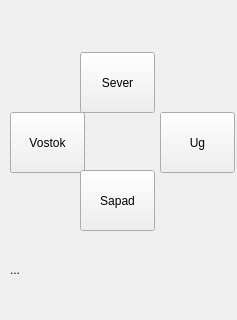
<?xml version="1.0" encoding="UTF-8"?>
<ui version="4.0">
 <class>Form</class>
 <widget class="QWidget" name="Form">
  <property name="geometry">
   <rect>
    <x>0</x>
    <y>0</y>
    <width>237</width>
    <height>320</height>
   </rect>
  </property>
  <property name="windowTitle">
   <string>Ardin</string>
  </property>
  <widget class="QPushButton" name="pushButton">
   <property name="geometry">
    <rect>
     <x>160</x>
     <y>112</y>
     <width>75</width>
     <height>61</height>
    </rect>
   </property>
   <property name="text">
    <string>Ug</string>
   </property>
  </widget>
  <widget class="QPushButton" name="pushButton_2">
   <property name="geometry">
    <rect>
     <x>10</x>
     <y>112</y>
     <width>75</width>
     <height>61</height>
    </rect>
   </property>
   <property name="text">
    <string>Vostok</string>
   </property>
  </widget>
  <widget class="QPushButton" name="pushButton_3">
   <property name="geometry">
    <rect>
     <x>80</x>
     <y>170</y>
     <width>75</width>
     <height>61</height>
    </rect>
   </property>
   <property name="text">
    <string>Sapad</string>
   </property>
  </widget>
  <widget class="QPushButton" name="pushButton_4">
   <property name="geometry">
    <rect>
     <x>80</x>
     <y>52</y>
     <width>75</width>
     <height>61</height>
    </rect>
   </property>
   <property name="text">
    <string>Sever</string>
   </property>
  </widget>
  <widget class="QLabel" name="label">
   <property name="geometry">
    <rect>
     <x>10</x>
     <y>239</y>
     <width>211</width>
     <height>61</height>
    </rect>
   </property>
   <property name="text">
    <string>...</string>
   </property>
  </widget>
 </widget>
 <resources/>
 <connections/>
</ui>
